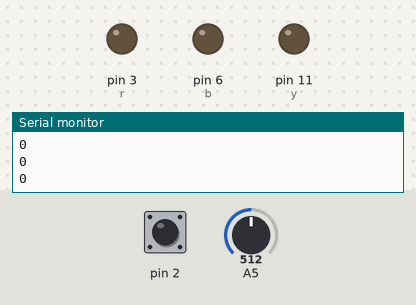
Recording of a sketch running on a simulated Arduino Uno, built with avr-gcc and run on an emulated ATmega328P. Shown: output pins drawn as LEDs (lit = HIGH), the last lines printed to the serial monitor. The inputs (shaded band) are chosen by the test bench; at power-on: A5 = 512, pin 2 HIGH.

Above: at 1.2 s.
1.3 s: A5 set to 318
2.8 s: A5 set to 290
At 3.85 s:
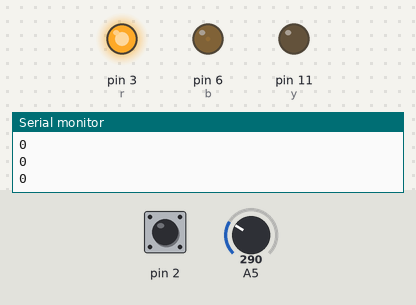
At 5.36 s:
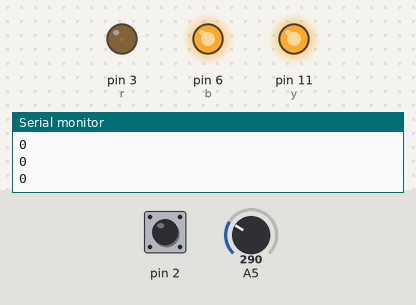
5.8 s: pin 2 driven LOW
At 5.8 s:
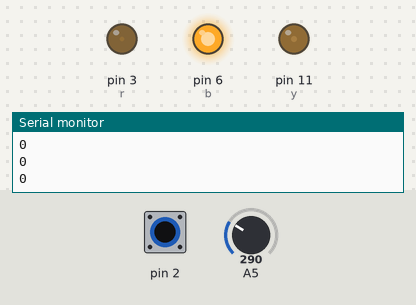
7.3 s: pin 2 driven HIGH
At 8.98 s:
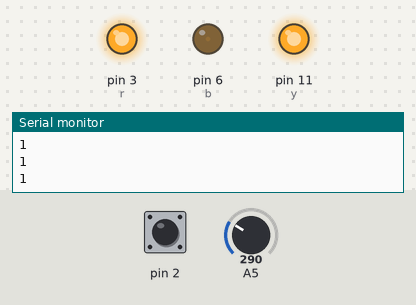
10.3 s: pin 2 pulsed LOW 2 times (0.12 s each, 0.3 s apart)
13.6 s: pin 2 pulsed LOW 5 times (0.12 s each, 0.3 s apart)
Timing chart, 0 to 21.4 s (numbered marks = the images above; inputs shaded):
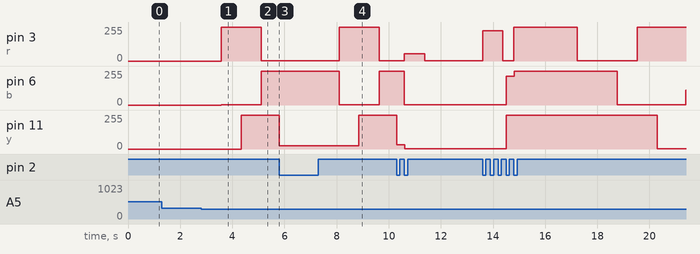

Measured:
- the behaviour switches between 301 and 300 on A5 (found by bisection; images 0 and 1)
- after the input at 2.8 s, pin 3 (r): 0/255 → 254/255 after 0.77 s, → 2/255 1.5 s later; pin 6 (b): 0/255 → 1/255 after 0.77 s, → 254/255 1.5 s later; pin 11 (y): 0/255 → 254/255 after 1.5 s, → 25/255 1.5 s later
- after the input at 5.8 s, pin 3 (r): stays 2/255 (without the input it goes to 254/255 after 0.84 s); pin 6 (b): stays 254/255 (without the input it goes to 1/255 after 0.84 s); pin 11 (y): stays 25/255 (without the input it goes to 1/255 after 0.07 s)
- after the input at 7.3 s, pin 3 (r): 2/255 → 254/255 after 0.79 s, → 2/255 1.5 s later; pin 6 (b): 254/255 → 255/255 at once, → 1/255 0.77 s later, → 254/255 1.5 s later; pin 11 (y): 25/255 → 254/255 after 1.6 s, → 33/255 1.4 s later

The sketch:

mood_light_0.3.ino
```cpp
int r = 3; // Red LED 포트번호
int b = 6; // blue LED 포트번호
int y = 11; // yellow LED 포트번호
int red=0,blue=0,yellow=0; //
int cd=0 , bt=0,flag=0,dy=3; // cd = 조도센서 변수 입니다. bt= 버튼의 변수값 입니다, dy=조명의 점등속도 변수 입니다.
unsigned long times=0;  //현재시간값 저장변수
extern volatile unsigned long timer0_millis;
void setup() {
  // initialize digital pin LED_BUILTIN as an output.
  pinMode(r, OUTPUT);
  pinMode(y, OUTPUT);
  pinMode(b, OUTPUT);
  pinMode(2, INPUT); // 버튼
   Serial.begin(9600);
}

// the loop function runs over and over again forever
void loop() {
    if(digitalRead(2)==0){
     timer0_millis=0;
     while(digitalRead(2) !=1){Serial.println("=================");}
      times=millis();Serial.println(times/1000);
      if(times>=1000){
        digitalWrite(b,HIGH);
        if(flag==0){
          flag=1;
        }else{
          digitalWrite(r,HIGH);
          flag=0;
        }
        Serial.println(flag);
      }else{
        if(bt>13){
          bt=0;
        }else{
          bt=bt+1;
        }
      }
  }
  Serial.println(flag);
 // Serial.println(bt);
   cd = analogRead(A5);
 // Serial.println(cd);
   if(cd<=300 || flag== 1){
     if(bt==0){// 기본(랜덤 점등 모드
     for(red=0,blue=255;red<255,blue>=1;red++,blue--){
   analogWrite(r,red);
   analogWrite(b,blue);
   delay(dy);
   if(digitalRead(2)==0){break;}
  }
   for(yellow=1;yellow<255;yellow++){
  analogWrite(y,yellow);
   delay(dy);
   if(digitalRead(2)==0){break;}
  }
  for(red=255,blue=1;red>=0,blue<255;red--,blue++){
    analogWrite(r,red);
   analogWrite(b,blue);
   delay(dy);
   if(digitalRead(2)==0){break;}
  }
   for(yellow=255;yellow>=1;yellow--){
   analogWrite(y,yellow);
  delay(dy);
  if(digitalRead(2)==0){break;}
  }
     }else if(bt==1){// R-B-Y 순차 점등 모드
      for(red=1;red<255;red++){
  analogWrite(r,red);
   delay(dy);
   if(digitalRead(2)==0){break;}
  }
   for(blue=1;blue<255;blue++){
  analogWrite(b,blue);
   delay(dy);
    if(digitalRead(2)==0){break;}
  }
   for(yellow=1;yellow<255;yellow++){
  analogWrite(y,yellow);
   delay(dy);
    if(digitalRead(2)==0){break;}
  }
  for(red=255;red>=1;red--){
   analogWrite(r,red);
  delay(dy);
  }
  for(blue=255;blue>=1;blue--){
   analogWrite(b,blue);
  delay(dy);
   if(digitalRead(2)==0){break;}
  }
  for(yellow=255;yellow>=1;yellow--){
   analogWrite(y,yellow);
  delay(dy);
   if(digitalRead(2)==0){break;}
  }
     }else if(bt==2){//  LED 개별 점등 모드
      for(red=1;red<255;red++){
  analogWrite(r,red);
   delay(dy);
    if(digitalRead(2)==0){break;}
  }
  for(red=255;red>=1;red--){
   analogWrite(r,red);
  delay(dy);
   if(digitalRead(2)==0){break;}
  }
   for(blue=1;blue<255;blue++){
  analogWrite(b,blue);
   delay(dy);
    if(digitalRead(2)==0){break;}
  }
    for(blue=255;blue>=1;blue--){
   analogWrite(b,blue);
  delay(dy);
   if(digitalRead(2)==0){break;}
  }
   for(yellow=1;yellow<255;yellow++){
  analogWrite(y,yellow);
   delay(dy);
    if(digitalRead(2)==0){break;}
  }
  for(yellow=255;yellow>=1;yellow--){
   analogWrite(y,yellow);
  delay(dy);
   if(digitalRead(2)==0){break;}
  }
     }else if(bt==3){
      for(red=1;red<255;red++){
  analogWrite(r,red);
   delay(dy);
    if(digitalRead(2)==0){break;}
  }
  for(blue=1;blue<255;blue++){
  analogWrite(b,blue);
   delay(dy);
  }
  for(red=255;red>=1;red--){
   analogWrite(r,red);
  delay(dy);
   if(digitalRead(2)==0){break;}
  }
   for(yellow=1;yellow<255;yellow++){
  analogWrite(y,yellow);
   delay(dy);
    if(digitalRead(2)==0){break;}
  }
    for(blue=255;blue>=1;blue--){
   analogWrite(b,blue);
  delay(dy);
   if(digitalRead(2)==0){break;}
  }
   for(red=1;red<255;red++){
  analogWrite(r,red);
   delay(dy);
    if(digitalRead(2)==0){break;}
  }
  for(yellow=255;yellow>=1;yellow--){
   analogWrite(y,yellow);
  delay(dy);
   if(digitalRead(2)==0){break;}
  }
     }else if(bt==4){//LED 동시 점등 모드
       for(red=0,blue=0,yellow=0;red<255,blue<255,yellow<255;red++,blue++,yellow++){
   analogWrite(r,red);
   analogWrite(b,blue);
   analogWrite(y,yellow);
   delay(dy);
    if(digitalRead(2)==0){break;}
  }
  for(red=255,blue=255,yellow=255;red>=0,blue>=0;red--,blue--,yellow--){
    analogWrite(r,red);
   analogWrite(b,blue);
   analogWrite(y,yellow);
   delay(dy);
    if(digitalRead(2)==0){break;}
  }
     }else if(bt==5){// 분홍 LED 숨쉬기 모드
       digitalWrite(y,LOW);
      digitalWrite(b,LOW);
      for(red=1;red<255;red++){
  analogWrite(r,red);
   delay(dy);
    if(digitalRead(2)==0){break;}
  }
  for(red=255;red>=1;red--){
   analogWrite(r,red);
  delay(dy);
   if(digitalRead(2)==0){break;}
  }
     }else if(bt==6){// 블루LED 숨쉬기모드
       digitalWrite(r,LOW);
      digitalWrite(y,LOW);
       for(blue=1;blue<255;blue++){
  analogWrite(b,blue);
   delay(dy);
    if(digitalRead(2)==0){break;}
  }
  for(blue=255;blue>=1;blue--){
   analogWrite(b,blue);
  delay(dy);
   if(digitalRead(2)==0){break;}
  }
     }else if(bt==7){// 노란 LED  숨쉬기모드
        digitalWrite(r,LOW);
      digitalWrite(b,LOW);
       for(yellow=1;yellow<255;yellow++){
  analogWrite(y,yellow);
   delay(dy);
    if(digitalRead(2)==0){break;}
  }
  for(yellow=255;yellow>=1;yellow--){
   analogWrite(y,yellow);
  delay(dy);
   if(digitalRead(2)==0){break;}
  }
     }

     if(bt==8){// LED 분홍 점등
      digitalWrite(y,LOW);
      digitalWrite(b,LOW);
      for(red=254;red<255;red++){
  analogWrite(r,red);
  }
     }else if(bt==9){// LED 블루 점등
       digitalWrite(r,LOW);
      digitalWrite(y,LOW);
       for(blue=254;blue<255;blue++){
  analogWrite(b,blue);
  }
     }else if(bt==10){// LED 노랑 점등
     digitalWrite(r,LOW);
      digitalWrite(b,LOW);
       for(yellow=254;yellow<255;yellow++){
  analogWrite(y,yellow);
   delay(3);
  }
     }else if(bt==11){
       for(red=254,blue=254;red<255,blue<255;red++,blue++){
   analogWrite(r,red);
   analogWrite(b,blue);
  }
     }else if(bt==12){
      for(red=254,yellow=254;red<255,yellow<255;red++,yellow++){
   analogWrite(r,red);
   analogWrite(b,blue);
  }
     }else if(bt==13){
       for(blue=254,yellow=254;blue<255,yellow<255;blue++,yellow++){
   analogWrite(r,red);
   analogWrite(b,blue);
  }
     }

   }else{//  주변이 밝을 경우 LED off
     analogWrite(r,0);
   analogWrite(b,0);
   analogWrite(y,0);
   bt=0;
    } // on off 체크 구문 종료
}// roop문 종료
```
